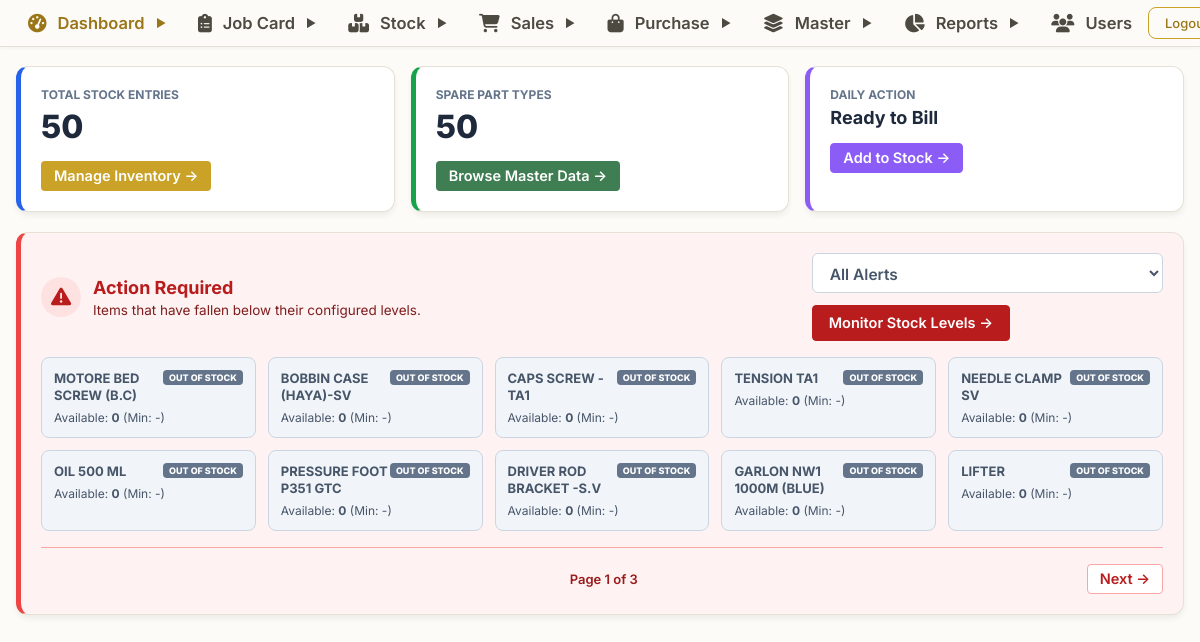
Screenshot of /login/dashboard.php (signed in) with the database file from the repository.
### tables this page shows
CREATE TABLE `stock` (
  `id` varchar(255) NOT NULL,
  `actualPricePerQty` float NOT NULL,
  `actualPricePerUnit` float NOT NULL,
  `availableQty` int NOT NULL,
  `barCode` varchar(255) DEFAULT NULL,
  `gstPercentage` float NOT NULL,
  `itemName` varchar(255) DEFAULT NULL,
  `quantity` int NOT NULL,
  `selled` bit(1) NOT NULL,
  `selledPricePerUnit` double NOT NULL,
  `sellingPricePerQty` float NOT NULL,
  `sellingPricePerUnit` float NOT NULL,
  `serialNo` varchar(255) DEFAULT NULL,
  `unit` int NOT NULL,
  `warrantyInMonths` int NOT NULL,
  `brand` bigint DEFAULT NULL,
  `machine` bigint DEFAULT NULL,
  `model` bigint DEFAULT NULL,
  `purchaseItem` bigint DEFAULT NULL,
  `spare` bigint DEFAULT NULL,
  PRIMARY KEY (`id`),
  KEY `FK17lg7477nvywgyva1qnfan255` (`brand`),
  KEY `FKdn32ck0k6jt4dg9t7vl28ba8u` (`machine`),
  KEY `FKh2407ud8pbmwnxo4q65xftumf` (`model`),
  KEY `FKeifebnupfgukc2oojtse960ii` (`purchaseItem`),
  KEY `FK316sfaegiisdk4bcna59ynqle` (`spare`),
  CONSTRAINT `FK17lg7477nvywgyva1qnfan255` FOREIGN KEY (`brand`) REFERENCES `brand` (`id`),
  CONSTRAINT `FK316sfaegiisdk4bcna59ynqle` FOREIGN KEY (`spare`) REFERENCES `spares` (`id`),
  CONSTRAINT `FKdn32ck0k6jt4dg9t7vl28ba8u` FOREIGN KEY (`machine`) REFERENCES `machine` (`id`),
  CONSTRAINT `FKeifebnupfgukc2oojtse960ii` FOREIGN KEY (`purchaseItem`) REFERENCES `purchaseitems` (`id`),
  CONSTRAINT `FKh2407ud8pbmwnxo4q65xftumf` FOREIGN KEY (`model`) REFERENCES `model` (`id`)
);

### login/dashboard.php (the view, shortened to what this page needs)
<?php
require_once("../config/db.php");
include("../includes/header.php");
function db_count($conn, $sql) {
    $res = mysqli_query($conn, $sql);
    $row = mysqli_fetch_assoc($res);
    return (int)($row['c'] ?? 0);
}
$_hasReorderCols = true;
$_colCheck = mysqli_query($conn, "SHOW COLUMNS FROM stock LIKE 'reorderLevel'");
if (!$_colCheck || mysqli_num_rows($_colCheck) === 0) {
    $_hasReorderCols = false;
}
$stockCount = db_count($conn, "SELECT COUNT(*) as c FROM stock");
$spareCount = db_count($conn, "SELECT COUNT(*) as c FROM spares");
if ($_hasReorderCols) {
    $totalAlerts = db_count($conn, "
        SELECT COUNT(*) as c FROM stock
        WHERE (reorderLevel > 0 AND availableQty <= reorderLevel)
           OR (minQty > 0 AND availableQty <= minQty)
           OR (availableQty <= 0)
    ");
} else {
    $totalAlerts = db_count($conn, "SELECT COUNT(*) as c FROM stock WHERE availableQty <= 0");
}
$alertFilter = $_GET['alert_filter'] ?? 'all';
if ($_hasReorderCols) {
    if ($alertFilter === 'out_of_stock') {
        $alertWhere = " AND (st.availableQty <= 0) ";
    } elseif ($alertFilter === 'critical') {
        $alertWhere = " AND (st.minQty > 0 AND st.availableQty <= st.minQty AND st.availableQty > 0) ";
    } else {
        $alertWhere = " AND ((st.reorderLevel > 0 AND st.availableQty <= st.reorderLevel)
           OR (st.minQty > 0 AND st.availableQty <= st.minQty)
           OR (st.availableQty <= 0)) ";
    }
} else {
    $alertWhere = " AND (st.availableQty <= 0) ";
}
if ($_hasReorderCols) {
    $filteredAlertsCount = db_count($conn, "SELECT COUNT(*) as c FROM stock st WHERE 1=1 $alertWhere");
} else {
    $filteredAlertsCount = db_count($conn, "SELECT COUNT(*) as c FROM stock st WHERE st.availableQty <= 0");
}
$alertLimit = 10;
$alertPage  = isset($_GET['alert_page']) ? max(1, (int)$_GET['alert_page']) : 1;
$alertOffset = ($alertPage - 1) * $alertLimit;
$alertTotalPages = ceil($filteredAlertsCount / $alertLimit) ?: 1;
if ($_hasReorderCols) {
    $lowStockSql = "
        SELECT st.*, COALESCE(s.spareName, st.itemName) AS spareName,
               st.minQty, st.reorderLevel
        FROM stock st
        LEFT JOIN spares s ON st.spare = s.id
        WHERE 1=1 $alertWhere
        ORDER BY st.availableQty ASC
        LIMIT $alertLimit OFFSET $alertOffset
    ";
} else {
    $lowStockSql = "
        SELECT st.*, COALESCE(s.spareName, st.itemName) AS spareName,
               0 AS minQty, 0 AS reorderLevel
        FROM stock st
        LEFT JOIN spares s ON st.spare = s.id
        WHERE st.availableQty <= 0
        ORDER BY st.availableQty ASC
        LIMIT $alertLimit OFFSET $alertOffset
    ";
}
$lowStockRes = mysqli_query($conn, $lowStockSql);
?>
<div class="erp-container">
    <div class="dashboard-stats-grid" style="display: grid; grid-template-columns: repeat(auto-fit, minmax(260px, 1fr)); gap: 16px; margin-bottom: 20px;">
        <div class="erp-card" style="margin-bottom: 0; border-left: 5px solid #2563eb;">
            <h4 style="color:#64748b; font-size:12px; text-transform:uppercase; margin-bottom: 5px; font-weight:700;">Total Stock Entries</h4>
            <div style="font-size:32px; font-weight:800; color:#1e293b;"><?= number_format($stockCount) ?></div>
            <div style="margin-top: 15px;">
                <?php if (isset($_SESSION['role']) && $_SESSION['role'] === 'ADMIN'): ?>
                    <a href="../stock/list.php" class="btn-erp btn-erp-primary btn-erp-sm">Manage Inventory &rarr;</a>
                <?php endif; ?>
            </div>
        </div>
        <div class="erp-card" style="margin-bottom: 0; border-left: 5px solid #16a34a;">
            <h4 style="color:#64748b; font-size:12px; text-transform:uppercase; margin-bottom: 5px; font-weight:700;">Spare Part Types</h4>
            <div style="font-size:32px; font-weight:800; color:#1e293b;"><?= number_format($spareCount) ?></div>
            <div style="margin-top: 15px;">
                <?php if (isset($_SESSION['role']) && $_SESSION['role'] === 'ADMIN'): ?>
                    <a href="../spares/list_spare.php" class="btn-erp btn-erp-success btn-erp-sm">Browse Master Data &rarr;</a>
                <?php else: ?>
                    <span style="color:#64748b; font-size: 13px; font-weight: 600;">Admin only</span>
                <?php endif; ?>
            </div>
        </div>
        <div class="erp-card" style="margin-bottom: 0; border-left: 5px solid #8b5cf6;">
            <h4 style="color:#64748b; font-size:12px; text-transform:uppercase; margin-bottom: 5px; font-weight:700;">Daily Action</h4>
            <div style="font-size:18px; font-weight:700; color:#1e293b; margin-top:5px;">Ready to Bill</div>
            <div style="margin-top: 15px;">
                <?php if (isset($_SESSION['role']) && $_SESSION['role'] === 'ADMIN'): ?>
                    <a href="../stock/add_stock.php" class="btn-erp btn-erp-sm" style="background:#8b5cf6; color:white; border: 1px solid #8b5cf6;">Add to Stock &rarr;</a>
                <?php else: ?>
                    <span style="display:inline-block; background:#e2e8f0; color:#475569; padding: 6px 12px; border-radius: 6px; font-size: 12px; font-weight: 600;">Admin only</span>
                <?php endif; ?>
            </div>
        </div>
    </div>
    <?php if ($totalAlerts > 0): ?>
        <div class="erp-card alert-card-box" style="border-left: 5px solid #ef4444; background: #fef2f2;">
            <div style="display:flex; align-items:center; justify-content:space-between; gap:16px; flex-wrap:wrap; margin-bottom:16px;">
                <div style="display:flex; align-items:center; gap: 12px;">
                    <div style="background:#fee2e2; color:#b91c1c; width:40px; height:40px; border-radius:50%; display:flex; align-items:center; justify-content:center; font-size:18px;">
                        <i class="fa-solid fa-triangle-exclamation"></i>
                    </div>
                    <div>
                        <h3 style="margin:0 0 4px 0; color:#b91c1c; font-size:18px;">Action Required</h3>
                        <div style="color:#7f1d1d; font-size:13.5px;">Items that have fallen below their configured levels.</div>
                    </div>
                </div>
                <div style="display:flex; align-items:center; gap:12px; flex-wrap: wrap;">
                    <select onchange="window.location.href='?alert_filter='+this.value" style="height: 36px; padding: 0 12px; border-radius: 6px; border: 1px solid #cbd5e1; font-size: 13px; font-weight: 600; color: #475569; background: #fff; cursor: pointer; outline: none; min-width: 140px;">
                        <option value="all" <?= $alertFilter === 'all' ? 'selected' : '' ?>>All Alerts</option>
                    </select>
                    <a href="../stock/reorder_level.php" class="btn-erp btn-erp-sm" style="background:#b91c1c; color:#fff; border-color:#b91c1c; height: 36px; display: inline-flex; align-items: center; justify-content: center; white-space: nowrap; padding: 0 16px; box-sizing: border-box;">Monitor Stock Levels &rarr;</a>
                </div>
            </div>
            <div style="display:grid; grid-template-columns:repeat(auto-fill, minmax(200px, 1fr)); gap:12px;">
                <?php while ($r = mysqli_fetch_assoc($lowStockRes)):
                    $avail = (int)$r['availableQty'];
                    $min = (int)$r['minQty'];
                    $isOut = ($avail <= 0);
                    $isCritical = ($min > 0 && $avail <= $min) && !$isOut;
                    if ($isOut) {
                        $cardBg = '#f1f5f9';
                        $cardBorder = '#cbd5e1';
                        $textColor = '#475569';
                        $statusTag = 'OUT OF STOCK';
                        $tagBg = '#64748b';
                    } elseif ($isCritical) {
                        $cardBg = '#fee2e2';
                        $cardBorder = '#fca5a5';
                        $textColor = '#991b1b';
                        $statusTag = 'CRITICAL';
                        $tagBg = '#f87171';
                    } else {
                        $cardBg = '#fef3c7';
                        $cardBorder = '#fde68a';
                        $textColor = '#92400e';
                        $statusTag = 'REORDER';
                        $tagBg = '#fbbf24';
                    }
                    $cardName = !empty($r['spareName']) ? $r['spareName'] : (!empty($r['itemName']) ? $r['itemName'] : ($r['barCode'] ?? ''));
                ?>
                    <a href="../stock/reorder_level.php?q=<?= urlencode($cardName) ?>" title="View in Reorder Monitor" style="display:block; text-decoration:none; padding:12px; border-radius:8px; background:<?= $cardBg ?>; border:1px solid <?= $cardBorder ?>; transition: all 0.2s ease-in-out; cursor:pointer;" onmouseover="this.style.transform='translateY(-2px)'; this.style.boxShadow='0 4px 6px rgba(0,0,0,0.05)';" onmouseout="this.style.transform='translateY(0)'; this.style.boxShadow='none';">
                        <div style="display:flex; justify-content:space-between; align-items:start; margin-bottom: 6px;">
                            <div class="low-stock-name" style="font-weight:700; color:<?= $textColor ?>; font-size:13px; line-height:1.3; text-decoration:none; max-width:75%;"><?= htmlspecialchars($cardName) ?></div>
                            <span style="font-size:9px; font-weight:800; background:<?= $tagBg ?>; color:#fff; padding:2px 6px; border-radius:4px; white-space:nowrap;"><?= $statusTag ?></span>
                        </div>
                        <div style="font-size:12px; color:<?= $textColor ?>; margin-top:4px;">Available: <strong><?= $avail ?></strong> (Min: <?= $min ?: '-' ?>)</div>
                    </a>
                <?php endwhile; ?>
            </div>
            <?php if ($alertTotalPages > 1): ?>
                <div style="display:flex; justify-content:space-between; align-items:center; flex-wrap:wrap; gap:12px; margin-top: 16px; padding-top: 16px; border-top: 1px solid #fca5a5;">
                    <div style="font-size: 13px; color:#991b1b; font-weight:600;">
                        Page <?= $alertPage ?> of <?= $alertTotalPages ?>
                    </div>
                    <?php if ($alertPage < $alertTotalPages): ?>
                        <a href="?alert_filter=<?= $alertFilter ?>&alert_page=<?= $alertPage + 1 ?>" class="btn-erp btn-erp-sm" style="background:#fff; color:#b91c1c; border:1px solid #fca5a5;">Next &rarr;</a>
                    <?php else: ?>
                        <div style="width: 80px;"></div>
                    <?php endif; ?>
                </div>
            <?php endif; ?>
        </div>
    <?php endif; ?>
</div>
<?php include("../includes/footer.php"); ?>

### includes/common_erp.css (style rules this page uses)
:root { --erp-primary: #C9A227; --erp-primary-hover: #E6C65C; --erp-secondary: #9A7618; --erp-secondary-hover: #C9A227; --erp-accent: #C9A227; --erp-accent-hover: #E6C65C; --erp-success: #3F7D52; --erp-success-hover: #2F5D3D; --erp-warning: #B7791F; --erp-warning-hover: #975F13; --erp-danger: #B94A48; --erp-danger-hover: #9A3837; --erp-dark: #24231F; --erp-dark-hover: #35332C; --erp-bg: #FCFBF7; --erp-card-bg: #FFFFFF; --erp-subtle-bg: #F6F3EA; --erp-border: #E6E1D6; --erp-border-input: #D8D4C8; --erp-border-dark: #DED9CB; --erp-text-main: #5F5C54; --erp-text-muted: #8A877D; --erp-text-light: #AAA69B; --erp-text-heading: #24231F; --erp-font: 'Inter', system-ui, -apple-system, BlinkMacSystemFont, "Segoe UI", Roboto, sans-serif; --erp-radius-sm: 4px; --erp-radius-md: 6px; --erp-radius-lg: 8px; --erp-radius-xl: 12px; --erp-shadow-sm: 0 1px 3px rgba(36, 35, 31, 0.05); --erp-shadow-md: 0 4px 6px -1px rgba(36, 35, 31, 0.08); --erp-shadow-lg: 0 10px 25px -5px rgba(36, 35, 31, 0.12); }
*, *::before, *::after { box-sizing: border-box !important; }
html { scroll-behavior: smooth; width: 100% !important; max-width: 100% !important; margin: 0; padding: 0; overflow-x: hidden !important; -webkit-text-size-adjust: 100%; -webkit-font-smoothing: antialiased; -moz-osx-font-smoothing: grayscale; }
.erp-container, .page-wrapper, .container-box, .page-main-container, .login-card { animation: erpPageFadeIn 0.14s ease-out; }
body { width: 100% !important; max-width: 100% !important; margin: 0; padding: 0; overflow-x: hidden !important; background-color: var(--erp-bg) !important; font-family: var(--erp-font) !important; color: var(--erp-text-main) !important; }
input, select, textarea, button { max-width: 100%; font-family: inherit; }
.erp-container, .page-wrapper, .container-box, .container, .app-container { width: 100% !important; max-width: 1360px; margin: 0 auto; padding: 20px 20px 10px 20px; box-sizing: border-box; min-height: auto !important; }
.btn-erp, .btn, .btn-top, .prime-btn { display: inline-flex; align-items: center; justify-content: center; gap: 6px; padding: 8px 16px; border-radius: var(--erp-radius-md); font-size: 13px; font-weight: 600; text-decoration: none; border: 1px solid transparent; cursor: pointer; transition: all 0.15s ease-in-out; box-sizing: border-box; font-family: inherit; line-height: 1.2; min-height: 36px; }
.btn-erp-primary, .btn-blue, .btn-primary { background: var(--erp-primary); color: #ffffff !important; }
.btn-erp-success, .btn-green, .btn-success { background: var(--erp-success); color: #ffffff !important; }
.btn-erp-sm, .btn-sm { padding: 5px 12px; font-size: 12px; min-height: 30px; border-radius: var(--erp-radius-sm); }
.erp-card, .card, .po-card { background: #ffffff; border-radius: var(--erp-radius-xl); box-shadow: var(--erp-shadow-md); padding: 20px; border: 1px solid var(--erp-border); margin-bottom: 20px; box-sizing: border-box; }
.erp-input, .erp-select, .erp-textarea, .form-control, .form-select, input[type="text"], input[type="number"], input[type="email"], input[type="date"], select, textarea { width: 100%; height: 38px; padding: 0 12px; border: 1px solid var(--erp-border-input); border-radius: var(--erp-radius-md); font-size: 13.5px; color: var(--erp-text-main); background: #ffffff; font-family: inherit; box-sizing: border-box; transition: border-color 0.15s ease, box-shadow 0.15s ease; }
input[type="text"], input[type="number"], input[type="email"], input[type="password"], input[type="date"], select, textarea, .erp-input, .erp-select, .erp-textarea, .form-control, .form-select, .filter-input { font-size: 15.5px !important; min-height: 40px !important; padding: 9px 13px !important; box-sizing: border-box !important; }
.btn-erp, .btn, .btn-top, .prime-btn, .btn-sub, .btn-res { font-size: 14.5px !important; }
@media (max-width: 1280px) { .erp-container, .page-wrapper, .container-box, .container { padding: 16px; } }

### includes/header.php (style rules this page uses)
* { box-sizing: border-box; margin: 0; padding: 0; }
body { font-family: 'Inter', Arial, sans-serif; background: #f4f6f9; padding-top: 50px; padding-bottom: 16px; }

### rows the page displays
stock: cardName "MOTORE BED SCREW (B.C)", availableQty "OUT OF STOCK", availableQty "0", min "-"
stock: cardName "BOBBIN CASE (HAYA)-SV", availableQty "OUT OF STOCK", availableQty "0", min "-"
stock: cardName "CAPS SCREW -TA1", availableQty "OUT OF STOCK", availableQty "0", min "-"
stock: cardName "TENSION TA1", availableQty "OUT OF STOCK", availableQty "0", min "-"
stock: cardName "NEEDLE CLAMP SV", availableQty "OUT OF STOCK", availableQty "0", min "-"
stock: cardName "OIL 500 ML", availableQty "OUT OF STOCK", availableQty "0", min "-"
stock: cardName "PRESSURE FOOT P351 GTC", availableQty "OUT OF STOCK", availableQty "0", min "-"
stock: cardName "DRIVER ROD BRACKET -S.V", availableQty "OUT OF STOCK", availableQty "0", min "-"
stock: cardName "GARLON NW1 1000M (BLUE)", availableQty "OUT OF STOCK", availableQty "0", min "-"
stock: cardName "LIFTER", availableQty "OUT OF STOCK", availableQty "0", min "-"

### other values shown
$stockCount "50"
$spareCount "50"
$alertPage "1"
$alertTotalPages "3"
